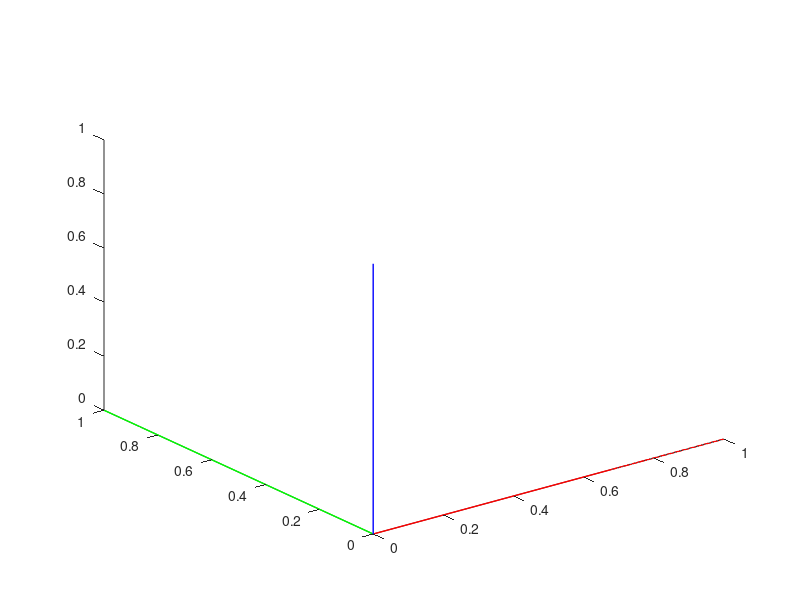

MATLAB code to generate this figure:
function DrawCoordinateSystem(varargin)

%DRAWCOORDINATESYSTEM Draws a coordinate system
%
%   DRAWCOORDINATESYSTEM(PSI,THETA,PHI,PARAMS) Draws a 3 dimensional plot of
%   the coordinate system given the angles PSI, THETA, and PHI.  These
%   angles are the rotations and are performed in the order
%
%       1.  PSI = Right-handed rotation about z-axis
%       2.  THETA = Right-handed rotation about new y-axis
%       3.  PHI = Right-handed rotation about the new x-axis
%
%   DRAWCOORDINATESYSTEM(PSI,THETA,PHI,PARAMS) does as above but allows
%   parameters to be set.
%
%   PARAMS is a structure defined as
%
%       PARAMS.x_axis_color = 1x3 vector of x axis color
%       PARAMS.y_axis_color = 1x3 vector of y axis color
%       PARAMS.z_axis_color = 1x3 vector of z axis color
%       PARAMS.offset = 3x1 vector of origin of system in Fe
%       PARAMS.axis_length = 1x1 scalar of axis_length
%       PARAMS.line_width = 1x1 scalar of line width
%
%   DRAWCOORDINATESYSTEM(PSI,THETA,PHI,PARAMS,DRAWARROWHEAD) does as above
%   but draws the axis using arrows instead of lines if DRAWARROWHEAD is 1.
%
%Christopher Lum
%lum@uw.edu

%Version History
%11/27/04: Created
%09/13/05: Changed from DrawPlane (used in AA518 hw5_p3 and hw5_p4) to more
%          general DrawCoordinateSystem
%03/13/12: Updated documentation, added arrow head
%10/12/13: Fixed bug and added default option
%21/04/23: Minor update to documentation

%----------------------OBTAIN USER PREFERENCES-----------------------------
switch nargin
    case 5
        %User supplies all inputs
        PSI                     = varargin{1};
        THETA                   = varargin{2};
        PHI                     = varargin{3};
        PARAMS                  = varargin{4};
        DRAWARROWHEAD           = varargin{5};

    case 4
        %Assume no arrow heads
        PSI                     = varargin{1};
        THETA                   = varargin{2};
        PHI                     = varargin{3};
        PARAMS                  = varargin{4};
        DRAWARROWHEAD           = 0;

    case 3
        %Assume standard parameters and everything above
        PSI                     = varargin{1};
        THETA                   = varargin{2};
        PHI                     = varargin{3};

        PARAMS.x_axis_color     = [1 0 0];
        PARAMS.y_axis_color     = [0 1 0];
        PARAMS.z_axis_color     = [0 0 1];
        PARAMS.offset           = [0;0;0];
        PARAMS.axis_length      = 1;
        PARAMS.line_width       = 1;
        DRAWARROWHEAD           = 0;

    case 1
        %Assume a non-rotate coordinate frame with user specified
        %parameters
        PSI                     = 0;
        THETA                   = 0;
        PHI                     = 0;
        PARAMS                  = varargin{1};
        DRAWARROWHEAD           = 0;

    case 0
        %Assume a non-rotated coordinate frame
        PSI                     = 0;
        THETA                   = 0;
        PHI                     = 0;
        PARAMS.x_axis_color     = [1 0 0];
        PARAMS.y_axis_color     = [0 1 0];
        PARAMS.z_axis_color     = [0 0 1];
        PARAMS.offset           = [0;0;0];
        PARAMS.axis_length      = 1;
        PARAMS.line_width       = 1;
        DRAWARROWHEAD           = 0;

    otherwise
        error('Inconsistent number of inputs')
end

%----------------CHECKING DATA FORMAT------------------------
if (length(PSI)>1) || (length(THETA)>1) || (length(PHI)>1)
    error('PSI, THETA, and PHI must all be scalar values')
end

%------------------BEGIN CALCULATIONS-------------------------
%Unpack data
x_axis_color = PARAMS.x_axis_color;
y_axis_color = PARAMS.y_axis_color;
z_axis_color = PARAMS.z_axis_color;
x_offset = PARAMS.offset(1);
y_offset = PARAMS.offset(2);
z_offset = PARAMS.offset(3);
axis_length = PARAMS.axis_length;
line_width = PARAMS.line_width;

%Define the xb, yb, and zb
xb = axis_length*[1;0;0];
yb = axis_length*[0;1;0];
zb = axis_length*[0;0;1];

%Rotation from Fe to F1 (earth reference to frame 1 reference)
C_1e = [ cos(PSI) sin(PSI) 0;
    -sin(PSI) cos(PSI) 0;
    0        0        1];

%Rotation from F1 to F2 (frame 1 reference to frame 2 reference)
C_21 = [cos(THETA) 0 -sin(THETA);
    0          1  0;
    sin(THETA) 0  cos(THETA)];

%Rotation from F2 to Fb (frame 2 reference to body reference)
C_b2 = [1  0        0;
    0  cos(PHI) sin(PHI);
    0 -sin(PHI) cos(PHI)];

%Rotate from Fb to Fe.  Since rotation matrices are unitary,
%inv(C_ij)=C_ij'
C_eb = C_1e'*C_21'*C_b2';   %body to earth reference

xe = C_eb*xb;
ye = C_eb*yb;
ze = C_eb*zb;

%----------------------PLOT COORDINATE SYSTEM-----------------------------
if(DRAWARROWHEAD)
    %Use arrows to draw coordinate system

    %Plot the x_b axis
    xAxisParams(1,1) = 1;
    xAxisParams(2,1) = x_axis_color(1);
    xAxisParams(3,1) = x_axis_color(2);
    xAxisParams(4,1) = x_axis_color(3);
    xAxisParams(5,1) = 0.2;
    xAxisParams(6,1) = line_width;
    DrawArrow(x_offset, y_offset, z_offset, xe(1), xe(2), xe(3), xAxisParams);

    %Plot the y_b axis
    yAxisParams(1,1) = 1;
    yAxisParams(2,1) = y_axis_color(1);
    yAxisParams(3,1) = y_axis_color(2);
    yAxisParams(4,1) = y_axis_color(3);
    yAxisParams(5,1) = 0.2;
    yAxisParams(6,1) = line_width;
    DrawArrow(x_offset, y_offset, z_offset, ye(1), ye(2), ye(3), yAxisParams);

    %Plot the z_b axis
    zAxisParams(1,1) = 1;
    zAxisParams(2,1) = z_axis_color(1);
    zAxisParams(3,1) = z_axis_color(2);
    zAxisParams(4,1) = z_axis_color(3);
    zAxisParams(5,1) = 0.2;
    zAxisParams(6,1) = line_width;
    DrawArrow(x_offset, y_offset, z_offset, ze(1), ze(2), ze(3), zAxisParams);

else
    %Just use lines to draw coordinate system

    %Plot the x_b axis
    plot3([x_offset xe(1)+x_offset],[y_offset xe(2)+y_offset],[z_offset xe(3)+z_offset],...
        'Color',x_axis_color,'LineWidth',line_width)
    hold on

    %Plot the y_b axis
    plot3([x_offset ye(1)+x_offset],[y_offset ye(2)+y_offset],[z_offset ye(3)+z_offset],...
        'Color',y_axis_color,'LineWidth',line_width)

    %Plot the z_b axis
    plot3([x_offset ze(1)+x_offset],[y_offset ze(2)+y_offset],[z_offset ze(3)+z_offset],...
        'Color',z_axis_color,'LineWidth',line_width)
end
